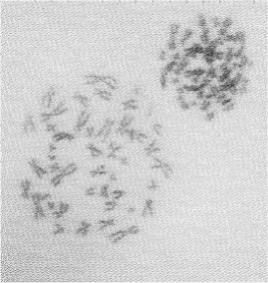
%> input picture homework_3/images/Image2.bmp, 268 x 283 px
$ octave subtration.m   (GNU Octave 9; MATLAB toolbox functions it lacks are replaced by stand-ins)
%> lines starting %> are read from the running program, lines starting %| are printed output that depends on the picture; in (x1, y1, x2, y2) boxes, pixels count from 0 and x2, y2 are one past the last pixel; in counts of white or black regions, pixels touching at a corner belong together; the program's own positions count from 1
clear all
# T_3
img1 = imread('images/Image2.bmp');
%> img1 is the input picture: size 283x268 uint8; min 61, max 252, mean 206.7
img2 = imread('images/Image3.bmp');
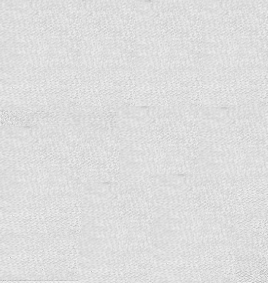
%> input picture homework_3/images/Image3.bmp, 268 x 283 px
%> img2 is the input picture: size 283x268 uint8; min 179, max 245, mean 221.6
img3 = imabsdiff(img2,img1);
img4 = imcomplement(img3);
figure('Name', 'Imagem Original'),imshow(img1)
figure('Name', 'Histograma da Imagem Original'), imhist(img1)
figure('Name','Imagem do Fundo'), imshow(img2)
figure('Name','Histograma da Imagem do Fundo'), imhist(img2)
figure('Name', 'Imagem Diferença'), imshow(img3)
figure('Name', 'Histograma da Imagem Diferença'), imhist(img3)
figure('Name','Imagem resultado da subtração complementada'), imshow(img4)
figure('Name','Histograma da Imagem complementada'), imhist(img4)

# E_6
img5 = img2 - img1;
figure('Name', 'Subtração B e A Comum'),imshow(img5)
img6 = img1 - img2;
figure('Name', 'Subtração A e B Comum'),imshow(img6)

# E_7
img_polem = imread('images/polem.bmp');
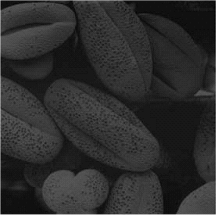
%> input picture homework_3/images/polem.bmp, 217 x 215 px
%> img_polem is the input picture: size 215x217 uint8; min 2, max 255, mean 45.8
figure('Name', 'Imagem Original')
imshow(img_polem)
img_polem_clara = img_polem + 128;
figure('Name', 'Imagem clareada')
imshow(img_polem_clara)

img_p_eq = histeq(img_polem,128);
img_pc_eq = histeq(img_polem_clara,128);
figure('Name', 'Histograma da Imagem Original')
imhist(img_p_eq)
%> figure, not shown here; highest point at x = 60, y = 4172
figure('Name', 'Histograma da Imagem Clara')
imhist(img_pc_eq)
%> figure, not shown here; highest point at x = 60, y = 4172

img_polem = imread('images/polem.bmp');
figure('Name', 'Imagem Original')
imshow(img_polem)
img_polem_clara = img_polem + 200;
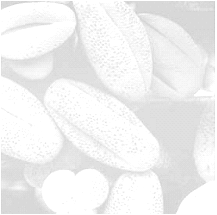
%> img_polem_clara: size 215x217 uint8; min 202, max 255, mean 240.6
figure('Name', 'Imagem clareada')
imshow(img_polem_clara)

img_p_eq = histeq(img_polem,128);
img_pc_eq = histeq(img_polem_clara,128);
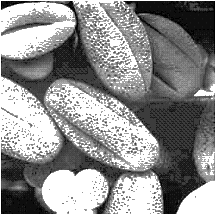
%> img_pc_eq: size 215x217 uint8; min 0, max 255, mean 142.9
figure('Name', 'Histograma da Imagem Original')
imhist(img_p_eq)
figure('Name', 'Histograma da Imagem Clara')
imhist(img_pc_eq)
%> figure, not shown here; highest point at x = 255, y = 14812

figure('Name', 'Imagem Original Equalizada')
imshow(img_p_eq)
figure('Name', 'Imagem Clara Equalizada')
imshow(img_p_eq)

# E_8
raw_img = imread('images/ferramentas.bmp');
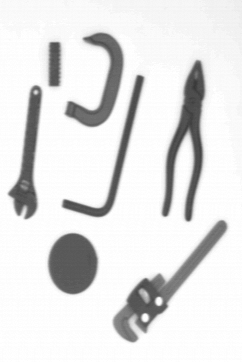
%> input picture homework_3/images/ferramentas.bmp, 242 x 362 px
%> raw_img is the input picture: size 362x242 uint8; min 56, max 255, mean 226.5
img_bin_1 = im2bw(raw_img,0.2);
%> img_bin_1: size 362x242 logical; every value is 1
img_bin_2 = im2bw(raw_img,0.3);
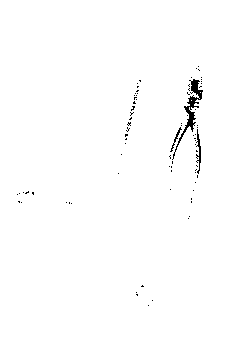
%> img_bin_2: size 362x242 logical; 99.2% white; 79 black regions (76 under 20 px), largest, box (x1, y1, x2, y2) and area: (172, 79, 203, 160) 412, (196, 129, 201, 174) 94, (170, 127, 182, 152) 49
img_bin_3 = im2bw(raw_img,0.4);
%> img_bin_3: size 362x242 logical; 90.7% white; 22 black regions (13 under 20 px), largest, box (x1, y1, x2, y2) and area: (164, 63, 204, 221) 2090, (51, 234, 96, 293) 2089, (10, 93, 40, 217) 1254
img_bin_4 = im2bw(raw_img,0.5);
%> img_bin_4: size 362x242 logical; 86.8% white; 7 black regions, largest, box (x1, y1, x2, y2) and area: (163, 61, 204, 221) 2378, (49, 234, 97, 294) 2225, (119, 221, 226, 341) 2128
img_bin_5 = im2bw(raw_img,0.6);
%> img_bin_5: size 362x242 logical; 85.1% white; 7 black regions, largest, box (x1, y1, x2, y2) and area: (114, 221, 226, 342) 2705, (162, 61, 205, 221) 2651, (49, 233, 97, 294) 2296
figure('Name', 'Imagem Bin 20%')
imshow(img_bin_1)
figure('Name', 'Imagem Bin 30%')
imshow(img_bin_2)
figure('Name', 'Imagem Bin 40%')
imshow(img_bin_3)
figure('Name', 'Imagem Bin 50%')
imshow(img_bin_4)
figure('Name', 'Imagem Bin 60%')
imshow(img_bin_5)

figure('Name', 'Histograma do Bin 20%')
imhist(img_bin_1)
figure('Name', 'Histograma Bin 30%')
imhist(img_bin_2)
figure('Name', 'Histograma Bin 40%')
imhist(img_bin_3)
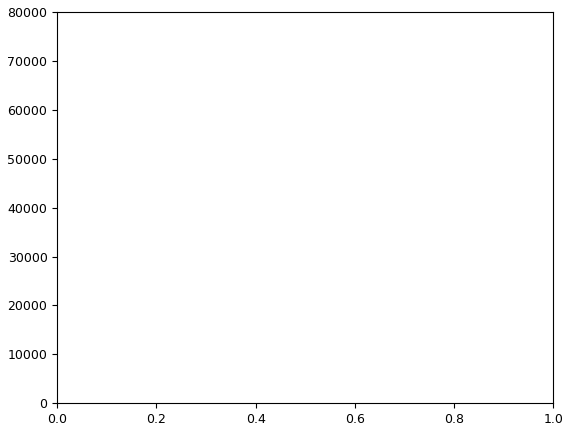
%> figure redrawn from the program's plot data
figure('Name', 'Histograma Bin 50%')
imhist(img_bin_4)
figure('Name', 'Histograma Bin 60%')
imhist(img_bin_5)

raw_img = imread('images/polem.bmp');
img_bin_6 = graythresh(raw_img)
%> img_bin_6 = 0.196
figure('Name', 'Imagem com Graythresh')
imshow(img_bin_6)
figure('Name', 'Histograma Graythresh')
imhist(img_bin_6)
